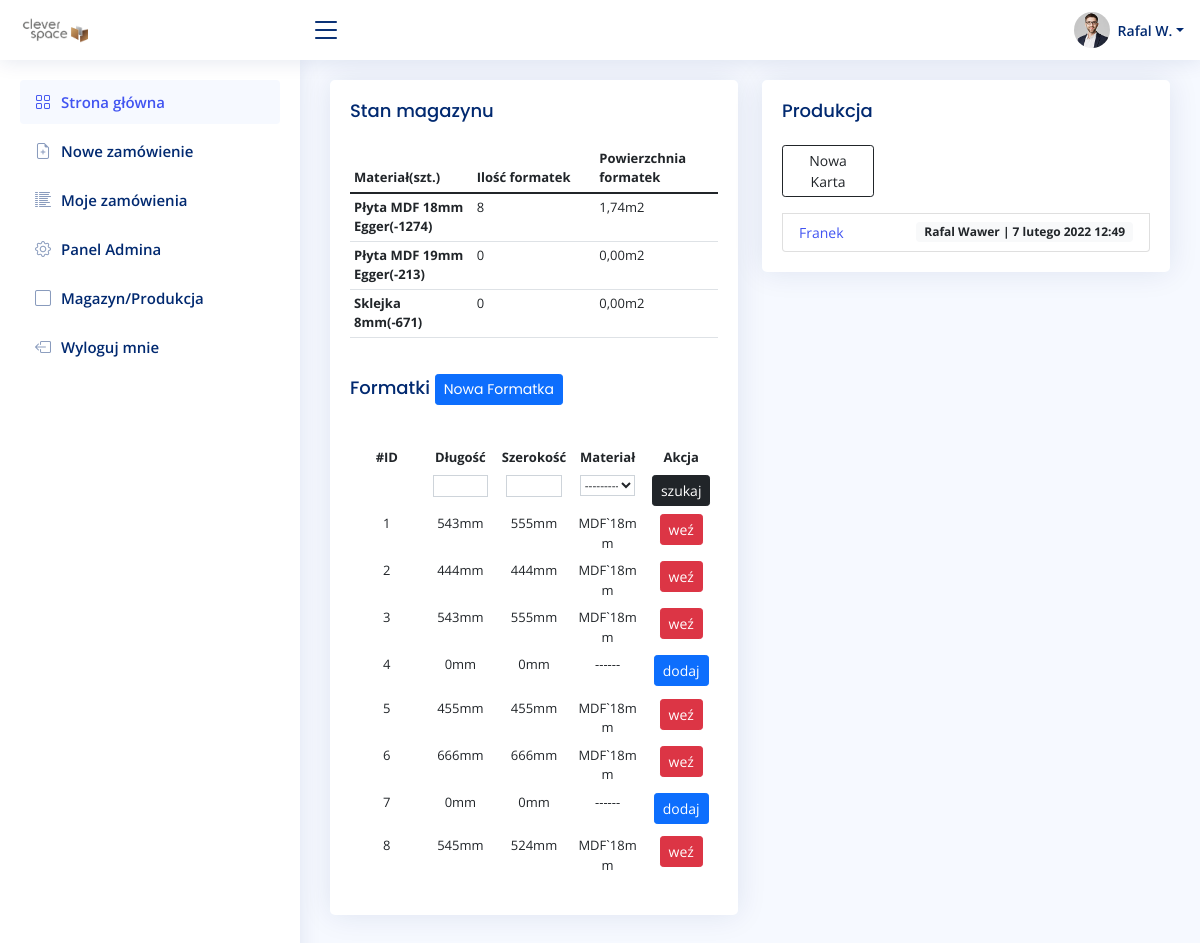
Page /stock/ (signed in) on the earlier database version.
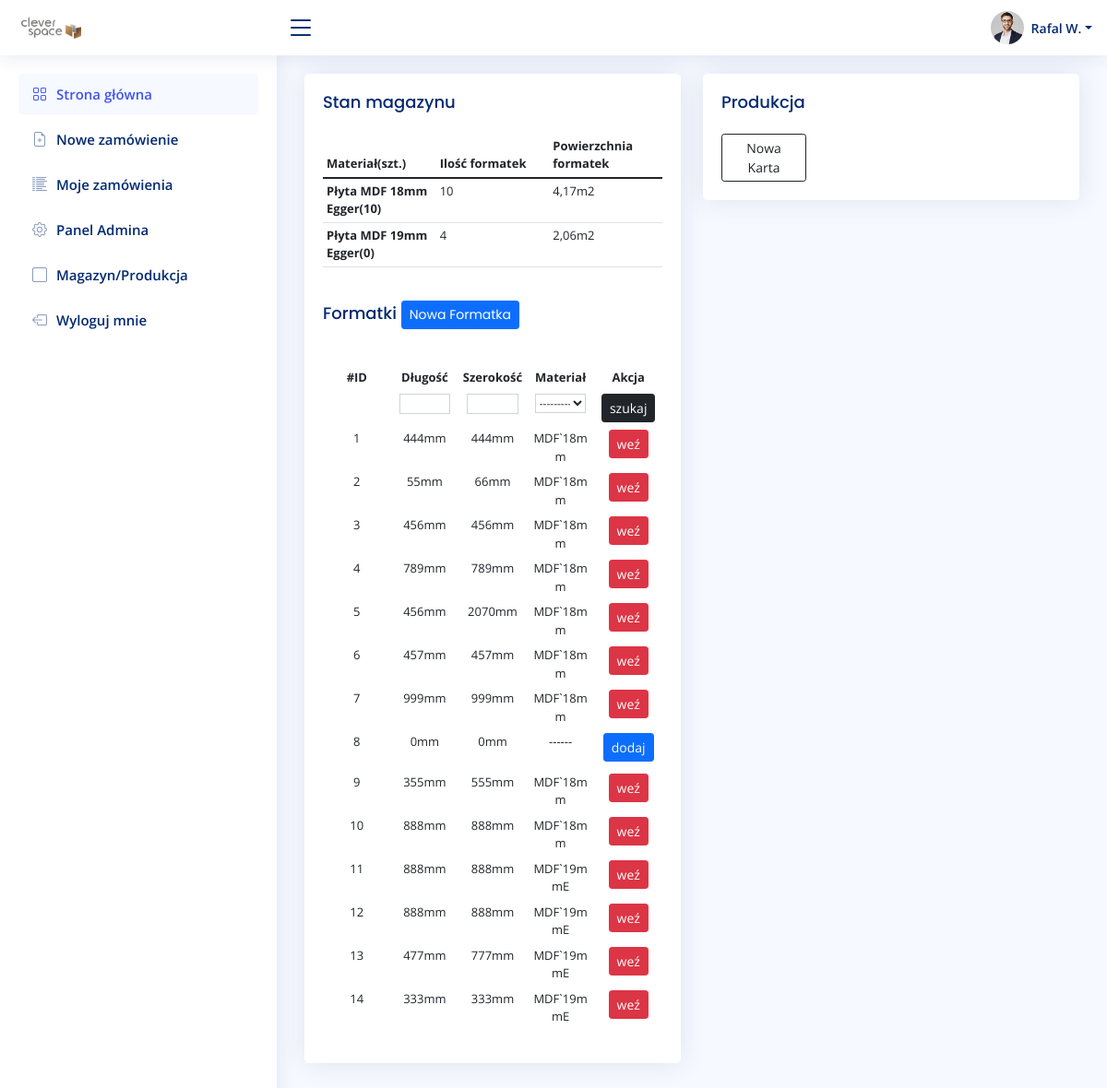
Same page on the later database version.
### order/models.py (models this page shows)
class Material(models.Model):
    short_name = models.CharField(max_length=255, blank=False, null=False)
    name = models.CharField(max_length=255, blank=False, null=False)
    quantity = models.SmallIntegerField(default=0, blank=False, null=False)
    class Meta:
        verbose_name = "materiał"
        verbose_name_plural = "materiały"
    def __str__(self):
        return self.short_name
    def caluclate_area(self):
        material = Material.objects.get(short_name=self.short_name)
        total_area = 0
        for stock in material.stocks.all():
            result = stock.length * stock.width / 1000000
            total_area += result
        return total_area

### stock/models.py (models this page shows, shortened)
class Stock(models.Model):
    length = IntegerRangeField(min_value=50, max_value=2800, null=True)
    width = IntegerRangeField(min_value=50, max_value=2070, null=True)
    material = models.ForeignKey(Material, null=False, on_delete=models.CASCADE, related_name="stocks")

class Production(models.Model):
    user = models.ForeignKey(settings.AUTH_USER_MODEL, on_delete=models.CASCADE)
    order = models.CharField(max_length=255)
    comments = models.TextField(blank=True)
    date = models.DateTimeField(auto_now_add=True)
    material = models.ForeignKey(Material, null=True, on_delete=models.CASCADE)
    stocks = models.ManyToManyField(Stock, blank=True)
    materialUsed = models.IntegerField(default=0)
    productionStocks = models.ManyToManyField(ProductionStock, blank=True)

### account/models.py (models this page shows, shortened)
class UserBase(AbstractBaseUser, PermissionsMixin):
    email = models.EmailField(unique=True)
    first_name = models.CharField(max_length=150, blank=True)
    last_name = models.CharField(max_length=150, blank=True)
    phone_number = models.CharField(max_length=15, blank=True)
    postcode = models.CharField(max_length=12, blank=True)
    address_line_1 = models.CharField(max_length=150, blank=True)
    address_line_2 = models.CharField(max_length=150, blank=True)
    town_city = models.CharField(max_length=150, blank=True)
    is_active = models.BooleanField(default=True)
    is_staff = models.BooleanField(default=False)
    created = models.DateTimeField(auto_now_add=True)
    updated = models.DateTimeField(auto_now=True)
    objects = CustomAccountManager()
    USERNAME_FIELD = 'email'
    REQUIRED_FIELDS = ['first_name', 'last_name']
    class Meta:
        verbose_name = "Konto"
        verbose_name_plural = "Konta"

### stock/views.py (the view)
# urls.py: path('', staff_member_required(views.StockView.as_view()), name='stock'),
class StockView(ListView):
    model = Stock
    template_name = 'stock/home.html'
    def get_context_data(self, **kwargs):
        context = super().get_context_data(**kwargs)
        context.update({
            'filter': StockFilter(self.request.GET, queryset=self.get_queryset()),
            'materials': Material.objects.all().order_by('name'),
            'productioins': Production.objects.all().order_by('-date'),
            })
        return context

### stock/templates/stock/home.html
{% extends 'main.html' %}
{% load static %}
{% block content %}
<div class="row">
  <div class="col-sm-6">
    <div class="card recent-sales">
      <div class="card-body">
        <h5 class="card-title">Stan magazynu </h5>
        <table class="table table-hover table-sm text-left" style="text-align: left">
          <thead>
            <tr>
              <th scope="col">Materiał(szt.)</th>
              <th scope="col">Ilość formatek</th>
              <th scope="col">Powierzchnia formatek</th>
            </tr>
          </thead>
          <tbody>
            {% for material in materials %}
            <tr>
              <th scope="row">
                {{ material.name }}({{ material.quantity }})
              </th>
              <td>{{ material.stocks.count }}</td>
              <td>
               {{ material.caluclate_area|floatformat:2 }}m2
             </td>
           </tr>
           {% endfor %}
         </tbody>
       </table>
       <h5 class="card-title">Formatki <a href="{% url 'create-stock' %}"><button class="btn btn-primary btn-sm">Nowa Formatka</button></a></h5>
       <div class="dataTable-top"></div>
       <div class="table-responsive">
        <table class="table table-borderless table-hover table-sm">
          {% include 'stock/search.html' %}
          <thead>
            <tr>
              <th scope="col">#ID</th>
              <th scope="col">Długość</th>
              <th scope="col">Szerokość</th>
              <th scope="col">Materiał</th>
              <th scope="col">Akcja</th>
            </tr>
          </thead>
          <tbody>
            {% for stock in filter.qs %}
            <tr>
              <td scope="row">{{ stock.id }}</td>
              <td>{{ stock.length }}mm</td>
              <td>{{ stock.width }}mm</td>
              {% if stock.length == 0 %}
              <td><p>------</p></td>
              {% else %}
              <td>{{ stock.material }}</td>
              {% endif %}
              <td>
                {% if stock.length == 0 %}
                <a href="{% url 'add-stock' stock.id %}"><button type="button" class="btn btn-primary btn-sm">dodaj</button></a>
                {% else %}
                <a href="{% url 'take-stock' stock.id %}"><button type="button" class="btn btn-danger btn-sm">weź</button></a>
                {% endif %}
              </td>
            </tr>
            {% endfor %}
          </tbody>
        </table>
      </div>
      </div>
    </div>
  </div>
  <div class="col-sm-6">
    <div class="card recent-sales">
      <div class="card-body">
        <h5 class="card-title">Produkcja</h5>
        <ul class="list-group list-sm gap-3">
          <a href="{% url 'create-production' %}"<button type="button" class="btn btn-outline-dark col-sm-3 btn-sm">Nowa Karta</button></a>
          {% for production in productioins %}
          <li class="list-group-item d-flex justify-content-between align-items-center">
            <small><a href="{% url 'detail-production' production.id %}">{{ production.order }}</a></small>
            <span class="badge bg-light text-dark">{{ production.user.first_name }} {{ production.user.last_name }} | {{ production.date }}</span>
          </li>
          {% endfor %}
        </ul>
      </div>
    </div>
  </div>
</div>
{% endblock %}

Differences in the rows shown:
removed Material: name "Sklejka 8mm", quantity "-671", stocks.count "0", caluclate_area "0,00"
removed Production: order "Franek", user.first_name "Rafal", user.last_name "Wawer", date "7 lutego 2022 12:49"
changed Material "Płyta MDF 18mm Egger": quantity "-1274" → "10"; stocks.count "8" → "10"; caluclate_area "1,74" → "4,17"
changed Material "Płyta MDF 19mm Egger": quantity "-213" → "0"; stocks.count "0" → "4"; caluclate_area "0,00" → "2,06"
changed Stock id 1: length "543" → "444"; width "555" → "444"
changed Stock id 2: length "444" → "55"; width "444" → "66"
changed Stock id 3: length "543" → "456"; width "555" → "456"
changed Stock id 4: length "0" → "789"; width "0" → "789"; material (not shown) → "MDF`18mm"; length "------ dodaj" → "weź"
changed Stock id 5: length "455" → "456"; width "455" → "2070"
changed Stock id 6: length "666" → "457"; width "666" → "457"
changed Stock id 7: length "0" → "999"; width "0" → "999"; material (not shown) → "MDF`18mm"; length "------ dodaj" → "weź"
changed Stock id 8: length "545" → "0"; width "524" → "0"; material "MDF`18mm" → (not shown); length "weź" → "------ dodaj"
added Stock: id "9", length "355", width "555", material "MDF`18mm", shows "weź"
added Stock: id "10", length "888", width "888", material "MDF`18mm", shows "weź"
added Stock: id "11", length "888", width "888", material "MDF`19mmE", shows "weź"
added Stock: id "12", length "888", width "888", material "MDF`19mmE", shows "weź"
added Stock: id "13", length "477", width "777", material "MDF`19mmE", shows "weź"
added Stock: id "14", length "333", width "333", material "MDF`19mmE", shows "weź"
